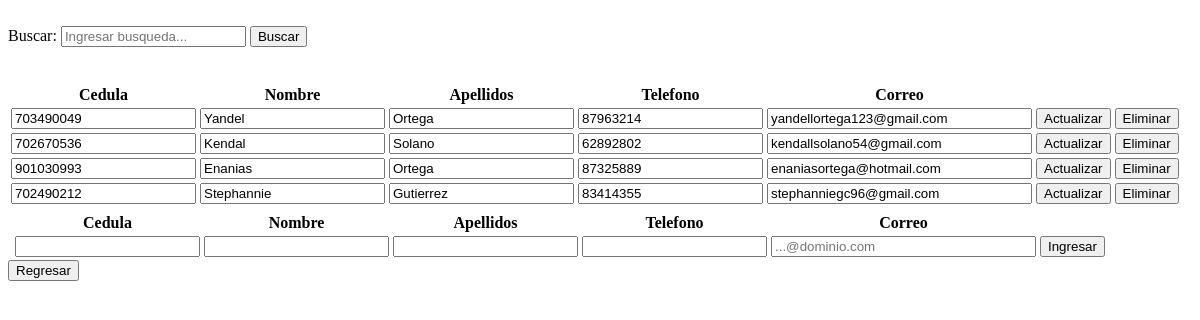
Page /view/ClienteView.php on the committed database.
### tables this page shows
CREATE TABLE `tbcliente` (
  `tbclienteid` int(11) NOT NULL,
  `tbclientecedula` varchar(12) NOT NULL,
  `tbclientenombre` text NOT NULL,
  `tbclienteapellidos` text NOT NULL,
  `tbclientetelefono` varchar(8) NOT NULL,
  `tbclientecorreo` text NOT NULL
);

### data/ClienteData.php (called while the page is built, shortened)
<?php
include '../domain/Cliente.php';
class ClienteData extends Data {
    public function getAllCliente() {
        $conn = mysqli_connect($this->server, $this->user, $this->password, $this->db);
        $conn->set_charset('utf8');
        $querySelect = "SELECT * FROM tbcliente;";
        $result = mysqli_query($conn, $querySelect);
        $Clientes = [];
        while ($row = mysqli_fetch_array($result)) {
            $currentCliente = new Cliente($row['tbclienteid'], $row['tbclientecedula'], $row['tbclientenombre'],
            $row['tbclienteapellidos'], $row['tbclientetelefono'], $row['tbclientecorreo']);
            array_push($Clientes, $currentCliente);
        }
        return $Clientes;
    }
}

### business/ClienteBusiness.php (called while the page is built, shortened)
<?php
include '../data/ClienteData.php';
class ClienteBusiness {
    private $ClienteData;
    public function ClienteBusiness() {
        $this->ClienteData = new ClienteData();
    }
    public function getAllCliente() {
        return $this->ClienteData->getAllCliente();
    }
}

### domain/Cliente.php (called while the page is built, shortened)
<?php
class Cliente {
    private $clienteId;
    private $clienteCedula;
    private $clienteNombre;
    private $clienteApellidos;
    private $clienteTelefono;
    private $clienteCorreo;
    function Cliente($clienteId, $clienteCedula,$clienteNombre, $clienteApellidos, $clienteTelefono, $clienteCorreo) {
        $this->clienteId = $clienteId;
        $this->clienteCedula = $clienteCedula;
        $this->clienteNombre = $clienteNombre;
        $this->clienteApellidos = $clienteApellidos;
        $this->clienteTelefono = $clienteTelefono;
        $this->clienteCorreo = $clienteCorreo;
    }
    function getClienteId() {
        return $this->clienteId;
    }
    public function getClienteCedula() {
        return $this->clienteCedula;
    }
    function getClienteNombre() {
        return $this->clienteNombre;
    }
    function getClienteApellidos() {
        return $this->clienteApellidos;
    }
    function getClienteTelefono() {
        return $this->clienteTelefono;
    }
    function getClienteCorreo() {
        return $this->clienteCorreo;
    }
}

### view/ClienteView.php (the view, shortened to what this page needs)
<!DOCTYPE html>
<html lang="en">
<head>
    <?php
    include '../business/ClienteBusiness.php';
    ?>
</head>
<body>
    <section id="form">
        <form action="" method="post" autocomplete="off">
            <div>
                Buscar:
                <?php
                $nombre = "";
                echo '<input type="text" name="buscarCliente" id = "buscarCliente" required placeholder = "Ingresar busqueda..." value = "' . $nombre . '">';
                ?>
                <input type="button" name="search" id="search" value="Buscar" onclick="getData()">
                <ul id="listaCliente"></ul>
            </div>
        </form>
        <table>
            <tr>
                <th>Cedula</th>
                <th>Nombre</th>
                <th>Apellidos</th>
                <th>Telefono</th>
                <th>Correo</th>
            </tr>
            <tbody id=buscarCliente>
                <?php
                $ClienteBusiness = new ClienteBusiness();
                $allCliente = $ClienteBusiness->getAllCliente();
                foreach ($allCliente as $current) {
                    echo '<form method="post" enctype="multipart/form-data" action="../business/ClienteAction.php">';
                    echo '<td><input type="text" data-mask ="0-0000-0000" minlength="5" maxlength="15" name="tbclientecedula" id="tbclientecedula" value="' . $current->getClienteCedula() . '"/></td>';
                    echo '<td><input type="text" name="tbclientenombre" id="tbclientenombre" value="' . $current->getClienteNombre() . '"/></td>';
                    echo '<td><input type="text" name="tbclienteapellidos" id="tbclienteapellidos" value="' . $current->getClienteApellidos() . '"/></td>';
                    echo '<td><input type="text" data-mask ="0000-0000" min="10000000" max = "99999999" maxlength="10" name="tbclientetelefono" id="tbclientetelefono" value="' . $current->getClienteTelefono() . '"/></td>';
                    echo '<td><input type="text" size ="30" name="tbclientecorreo" id="tbclientecorreo" value="' . $current->getClienteCorreo() . '"/></td>';
                    echo '<td><input type="submit" value="Actualizar" name="actualizar" id="actualizar"/></td>';
                    echo '<td><button onclick="eliminarCliente(' . $current->getClienteId() . ')">Eliminar</button></td>';
                    echo '</form>';
                }
                ?>
            </tbody>
            <tr>
                <td></td>
                <td>
                </td>
            </tr>
        </table>
        <table>
                <tr>
                    <th></th>
                    <th>Cedula</th>
                    <th>Nombre</th>
                    <th>Apellidos</th>
                    <th>Telefono</th>
                    <th>Correo</th>
                </tr>
                <?php
                $clienteId = "";
                $clienteCedula = "";
                $clienteNombre = "";
                $clienteApellidos = "";
                $clienteTelefono = "";
                $clienteCorreo = "";
                ?>
                <form method="post" enctype="multipart/form-data" action="../business/ClienteAction.php">
                    <tr>
                        <?php
                            echo '<td><input required type="hidden" name="tbclienteid" id="tbclienteid" value="' . $clienteId . '"/></td>';
                            echo '<td><input required data-mask ="0-0000-0000" type="text" name="tbclientecedula" id="tbclientecedula" value="'. $clienteCedula .'" maxlength="12" minlength="9" /></td>';
                            echo '<td><input required type="text" name="tbclientenombre" id="tbclientenombre" value="'.$clienteNombre.'" /></td>';
                            echo '<td><input required type="text" name="tbclienteapellidos" id="tbclienteapellidos" value="'.$clienteApellidos.'" /></td>';
                            echo '<td><input required data-mask ="0000-0000" type="text" name="tbclientetelefono" id="tbclientetelefono" value="'.$clienteTelefono.'" min="10000000" max = "99999999"/></td>';
                            echo '<td><input required size ="30" placeholder = "...@dominio.com" type="text" name="tbclientecorreo" id="tbclientecorreo" value="'.$clienteCorreo.'"/></td>';
                        ?>
                        <td><input type="submit" value="Ingresar" name="crear" id="crear" /></td>
                    </tr>
                </form>
            </table>
    </section>
    <form action ="../business/HomeAction.php" method = "POST">
    <button type="submit" name="regresar"> Regresar</button>
    </form>
</body>
</html>

### view/ClienteView.php (style rules this page uses)
ul { list-style-type: none; width: 250px; height: auto; position: absolute; z-index: 10; padding: 10px; }

### rows in the picture
tbcliente: tbclientecedula "703490049", tbclientenombre "Yandel", tbclienteapellidos "Ortega", tbclientetelefono "87963214", tbclientecorreo "yandellortega123@gmail.com"
tbcliente: tbclientecedula "702670536", tbclientenombre "Kendal", tbclienteapellidos "Solano", tbclientetelefono "62892802", tbclientecorreo "kendallsolano54@gmail.com"
tbcliente: tbclientecedula "901030993", tbclientenombre "Enanias", tbclienteapellidos "Ortega", tbclientetelefono "87325889", tbclientecorreo "enaniasortega@hotmail.com"
tbcliente: tbclientecedula "702490212", tbclientenombre "Stephannie", tbclienteapellidos "Gutierrez", tbclientetelefono "83414355", tbclientecorreo "stephanniegc96@gmail.com"
